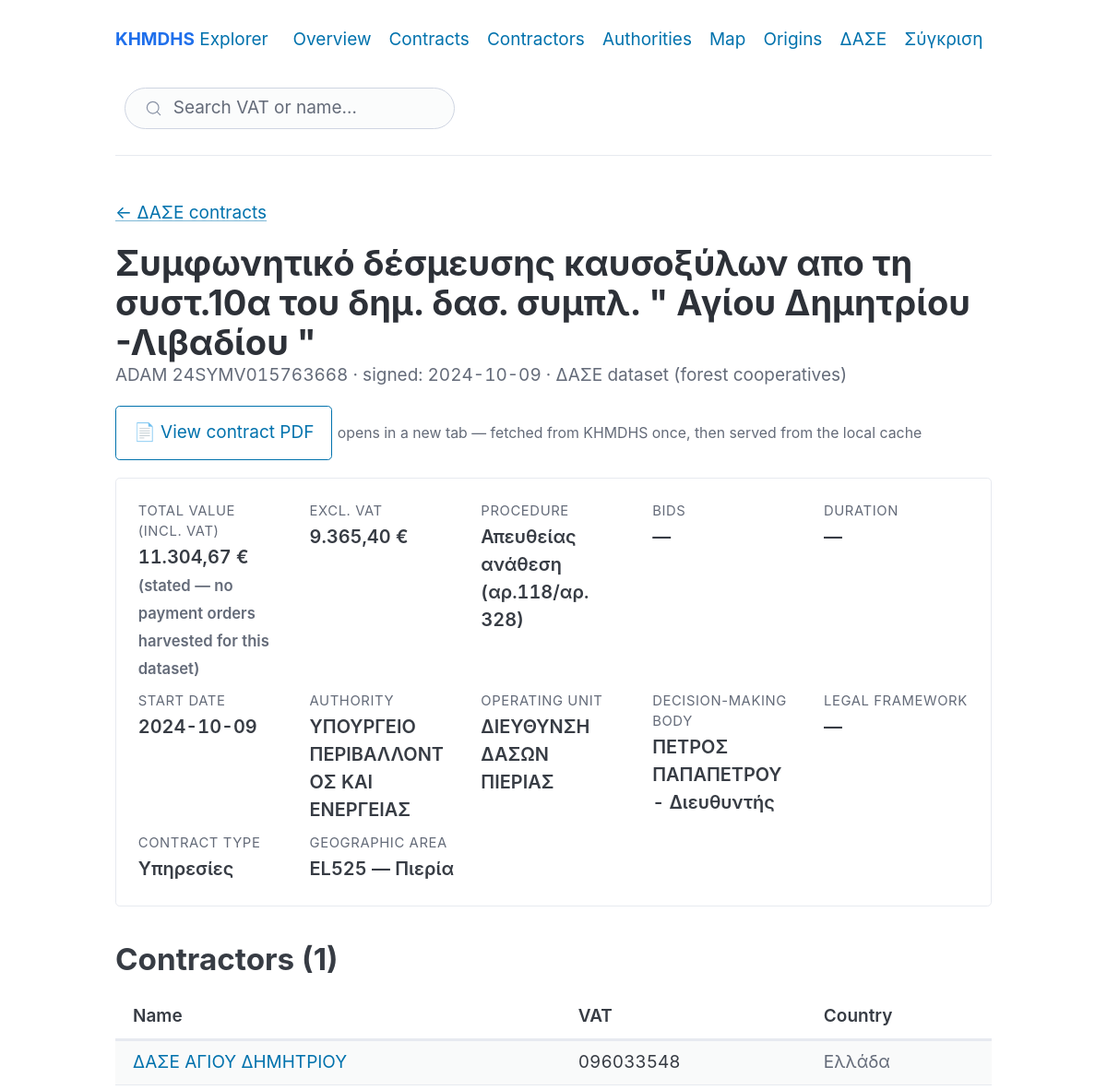
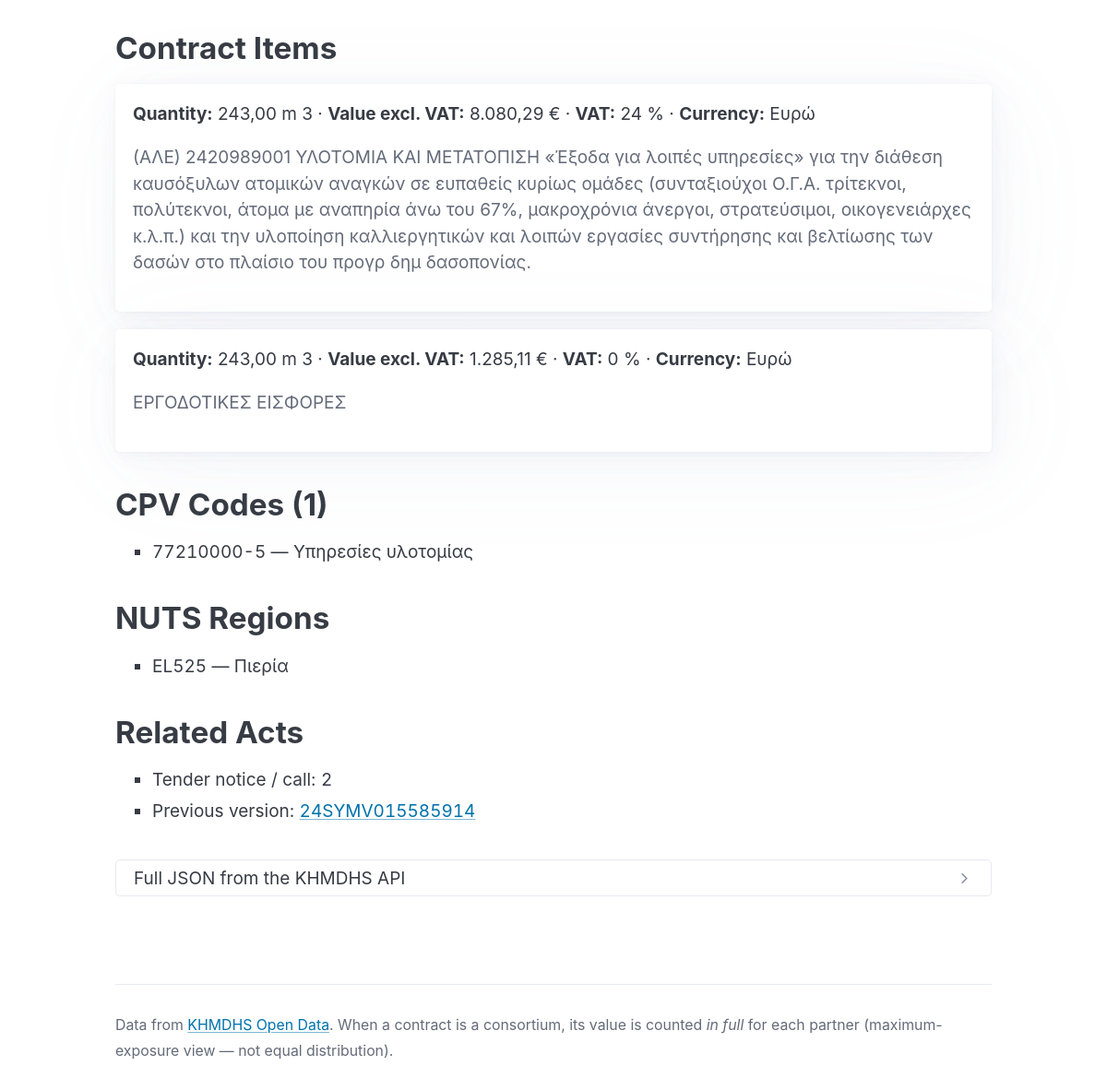
/dase/contract/24SYMV015763668, run on the app's committed database (2 pictures, top to bottom).
### tables this page shows
CREATE TABLE contracts (
    reference_number               TEXT PRIMARY KEY,
    title                          TEXT,
    contract_number                TEXT,
    contract_signed_date           TEXT,
    submission_date                TEXT,
    last_update_date               TEXT,
    start_date                     TEXT,
    end_date                       TEXT,
    no_end_date                    INTEGER,
    cancelled                      INTEGER,
    cancellation_date              TEXT,
    cancellation_reason            TEXT,
    organization_code              TEXT,
    organization_name              TEXT,
    organization_vat               TEXT,
    type_of_contracting_authority  TEXT,
    contracting_authority_activity TEXT,
    central_government_authority   TEXT,
    units_operator_code            TEXT,
    units_operator_name            TEXT,
    signer_code                    TEXT,
    signer_name                    TEXT,
    procedure_type_code            TEXT,
    procedure_type                 TEXT,
    award_procedure                TEXT,
    assign_criteria                TEXT,
    contract_type_code             TEXT,
    contract_type                  TEXT,
    legal_context                  TEXT,
    nuts_code                      TEXT,
    nuts_region_name               TEXT,
    nuts_city                      TEXT,
    nuts_postal_code               TEXT,
    nuts_country                   TEXT,
    total_cost_without_vat         REAL,
    total_cost_with_vat            REAL,
    contract_budget                REAL,
    bids_submitted                 INTEGER,
    max_bids_submitted             INTEGER,
    number_of_sections             INTEGER,
    contract_duration              INTEGER,
    contract_duration_unit         TEXT,
    public_funding_ref             TEXT,
    public_funding_ref_num         TEXT,
    public_funding_ref_ops         TEXT,
    cofund_program_ref             TEXT,
    espa_fund_program_ref          TEXT,
    notice_reference_number        TEXT,
    prev_reference_no              TEXT,
    next_reference_no              TEXT,
    raw_json                       TEXT,
    fetched_at                     TEXT NOT NULL
);

CREATE TABLE contractors (
    reference_number TEXT NOT NULL,
    seq              INTEGER NOT NULL,
    vat_number       TEXT,
    name             TEXT,
    country          TEXT,
    greek_vat        INTEGER,
    PRIMARY KEY (reference_number, seq),
    FOREIGN KEY (reference_number) REFERENCES contracts(reference_number) ON DELETE CASCADE
);

CREATE TABLE contract_objects (
    reference_number  TEXT NOT NULL,
    seq               INTEGER NOT NULL,
    quantity          REAL,
    unit_type         TEXT,
    cost_without_vat  REAL,
    vat_percent       TEXT,
    currency          TEXT,
    short_description TEXT,
    PRIMARY KEY (reference_number, seq),
    FOREIGN KEY (reference_number) REFERENCES contracts(reference_number) ON DELETE CASCADE
);

CREATE TABLE contract_cpvs (
    reference_number TEXT NOT NULL,
    seq              INTEGER NOT NULL,
    cpv_code         TEXT,
    cpv_description  TEXT,
    PRIMARY KEY (reference_number, seq),
    FOREIGN KEY (reference_number) REFERENCES contracts(reference_number) ON DELETE CASCADE
);

CREATE TABLE contract_nuts (
    reference_number TEXT NOT NULL,
    seq              INTEGER NOT NULL,
    nuts_code        TEXT,
    nuts_name        TEXT,
    PRIMARY KEY (reference_number, seq),
    FOREIGN KEY (reference_number) REFERENCES contracts(reference_number) ON DELETE CASCADE
);

### webui/app.py (the view)
    @app.route("/dase/contract/<adam>")
    def dase_contract_detail(adam: str):
        conn = _dase_conn()
        d = queries.contract_detail(conn, adam)
        if d is None:
            abort(404)
        return render_template("dase_contract.html", c=d)

### webui/filters.py (called while the page is built)
def gr_number(n: float | int | None, decimals: int = 2) -> str:
    if n is None or n == "":
        return ""
    try:
        s = f"{float(n):,.{decimals}f}"
    except (TypeError, ValueError):
        return str(n)
    return s.replace(",", "X").replace(".", ",").replace("X", ".")

def eur(n: float | int | None) -> str:
    if n is None or n == "":
        return ""
    return f"{gr_number(n)} €"

### webui/queries.py (called while the page is built)
def _has_scope_table(conn: sqlite3.Connection) -> bool:
    return conn.execute(
        "SELECT 1 FROM sqlite_master WHERE type='table' AND name='contract_scope'"
    ).fetchone() is not None

def _has_payments_table(conn: sqlite3.Connection) -> bool:
    return conn.execute(
        "SELECT 1 FROM sqlite_master WHERE type='table' AND name='contract_payments'"
    ).fetchone() is not None

def open_ro(db_path: Path) -> sqlite3.Connection:
    uri = f"file:{db_path.as_posix()}?mode=ro"
    conn = sqlite3.connect(uri, uri=True)
    conn.row_factory = sqlite3.Row
    return conn

### webui/templates/dase_contract.html (shortened to what this page needs)
{% extends "base.html" %}
{% block content %}
<p class="muted">
  <a href="{{ url_for('dase_contracts_list') }}">← ΔΑΣΕ contracts</a>
</p>
<hgroup>
  <h1>{{ c.title or c.reference_number }}</h1>
  <p class="muted tabular">ADAM {{ c.reference_number }} · signed: {{ c.contract_signed_date or '—' }}
    · ΔΑΣΕ dataset (forest cooperatives)</p>
</hgroup>
<p>
  <a role="button" href="{{ url_for('pdf_attachment', kind='contract', adam=c.reference_number) }}"
     target="_blank" rel="noopener" class="outline">📄 View contract PDF</a>
  <small class="muted">opens in a new tab — fetched from KHMDHS once, then served from the local cache</small>
</p>
<dl class="summary-card">
  <div>
    <dt>Total Value (incl. VAT)</dt>
    <dd>{{ c.total_cost_with_vat | eur }} <small class="muted">(stated — no payment orders harvested for this dataset)</small></dd>
  </div>
  <div>
    <dt>Excl. VAT</dt>
    <dd>{{ c.total_cost_without_vat | eur }}</dd>
  </div>
  <div>
    <dt>Procedure</dt>
    <dd>{{ c.procedure_type or '—' }}</dd>
  </div>
  <div>
    <dt>Bids</dt>
    <dd>
      {% if c.bids_submitted == 1 %}
        <span class="redflag redflag-amber">1 bid</span>
      {% else %}
        {{ c.bids_submitted or '—' }}
      {% endif %}
    </dd>
  </div>
  <div>
    <dt>Duration</dt>
    <dd>{% if c.contract_duration %}{{ c.contract_duration }} {{ c.contract_duration_unit or '' }}{% else %}—{% endif %}</dd>
  </div>
  <div>
    <dt>Start Date</dt>
    <dd>{{ c.start_date or '—' }}</dd>
  </div>
  <div>
    <dt>Authority</dt>
    <dd>{{ c.organization_name or '—' }}</dd>
  </div>
  <div>
    <dt>Operating Unit</dt>
    <dd>{{ c.units_operator_name or '—' }}</dd>
  </div>
  <div>
    <dt>Decision-Making Body</dt>
    <dd>{{ c.signer_name or '—' }}</dd>
  </div>
  <div>
    <dt>Legal Framework</dt>
    <dd>{{ c.legal_context or '—' }}</dd>
  </div>
  <div>
    <dt>Contract Type</dt>
    <dd>{{ c.contract_type or '—' }}</dd>
  </div>
  <div>
    <dt>Geographic Area</dt>
    <dd>{{ c.nuts_code or '' }} {% if c.nuts_region_name %}— {{ c.nuts_region_name }}{% endif %} {% if c.nuts_city %}· {{ c.nuts_city }}{% endif %} {% if c.nuts_postal_code %}({{ c.nuts_postal_code }}){% endif %}</dd>
  </div>
</dl>
<section class="section">
  <h2>Contractors ({{ c.contractors | length }})</h2>
  <table class="compact striped">
    <thead>
      <tr>
        <th>Name</th>
        <th>VAT</th>
        <th>Country</th>
      </tr>
    </thead>
    <tbody>
      {% for ct in c.contractors %}
      <tr>
        <td><a href="{{ url_for('dase_contractor_detail', vat=ct.vat_number) }}">{{ ct.name }}</a></td>
        <td class="tabular">{{ ct.vat_number }}</td>
        <td class="muted">{{ ct.country or '—' }}</td>
      </tr>
      {% endfor %}
    </tbody>
  </table>
</section>
{% if c.objects %}
<section class="section">
  <h2>Contract Items</h2>
  {% for o in c.objects %}
  <article>
    <p><strong>Quantity:</strong> {{ o.quantity | gr_number(2) }} {{ o.unit_type or '' }}
    · <strong>Value excl. VAT:</strong> {{ o.cost_without_vat | eur }}
    · <strong>VAT:</strong> {{ o.vat_percent or '—' }} %
    · <strong>Currency:</strong> {{ o.currency or 'EUR' }}</p>
    {% if o.short_description %}<p class="muted">{{ o.short_description }}</p>{% endif %}
  </article>
  {% endfor %}
</section>
{% endif %}
{% if c.cpvs %}
<section class="section">
  <h2>CPV Codes ({{ c.cpvs | length }})</h2>
  <ul>
    {% for cpv in c.cpvs %}
    <li><span class="tabular">{{ cpv.cpv_code }}</span> — {{ cpv.cpv_description or '' }}</li>
    {% endfor %}
  </ul>
</section>
{% endif %}
{% if c.nuts %}
<section class="section">
  <h2>NUTS Regions</h2>
  <ul>
    {% for n in c.nuts %}
    <li><span class="tabular">{{ n.nuts_code }}</span> — {{ n.nuts_name or '' }}</li>
    {% endfor %}
  </ul>
</section>
{% endif %}
{% if c.notice_reference_number or c.prev_reference_no or c.next_reference_no %}
<section class="section">
  <h2>Related Acts</h2>
  <ul>
    {% if c.notice_reference_number %}<li>Tender notice / call: <span class="tabular">{{ c.notice_reference_number }}</span></li>{% endif %}
    {% if c.prev_reference_no %}<li>Previous version: <a class="tabular" href="{{ url_for('dase_contract_detail', adam=c.prev_reference_no) }}">{{ c.prev_reference_no }}</a></li>{% endif %}
  </ul>
</section>
{% endif %}
<details class="raw">
  <summary>Full JSON from the KHMDHS API</summary>
</details>
{% endblock %}

### webui/static/style.css (style rules this page uses)
:root { --pico-font-family: -apple-system, BlinkMacSystemFont, "Segoe UI", Roboto, "Helvetica Neue", Arial, "Noto Sans", "Liberation Sans", sans-serif, "Apple Color Emoji", "Segoe UI Emoji"; --brand: #1f6feb; --brand-dim: #5a93ee; --redflag-red: #d04545; --redflag-amber: #c98724; --redflag-neutral: #6b7280; }
.section { margin-block: 2rem; }
.section > h2 { margin-bottom: 1rem; }
table.compact td, table.compact th { padding-block: 0.5rem; }
table a { text-decoration: none; }
.muted { color: var(--pico-muted-color); }
.tabular { font-variant-numeric: tabular-nums; }
.summary-card { display: grid; grid-template-columns: repeat(auto-fit, minmax(140px, 1fr)); gap: 0.5rem 1.5rem; padding: 1.25rem; background: var(--pico-card-background-color); border: 1px solid var(--pico-muted-border-color); border-radius: var(--pico-border-radius); margin-bottom: 1.5rem; }
.summary-card dt { font-size: 0.78rem; color: var(--pico-muted-color); text-transform: uppercase; letter-spacing: 0.04em; margin-bottom: 0.15rem; }
.summary-card dd { font-size: 1.05rem; font-weight: 600; margin: 0; font-variant-numeric: tabular-nums; }
.summary-card > :last-child { margin-bottom: 0; }
details.raw { margin-top: 1.5rem; border: 1px solid var(--pico-muted-border-color); border-radius: var(--pico-border-radius); padding: 0.5rem 1rem; }

### data on the page
contracts: title "Συμφωνητικό δέσμευσης καυσοξύλων απο τη συστ.10α του δημ. δασ. συμπλ. \" Αγίου Δημητρίου -Λιβαδίου \"", reference_number "24SYMV015763668", contract_signed_date "2024-10-09", total_cost_with_vat|eur "11.304,67 €", total_cost_without_vat|eur "9.365,40 €", procedure_type "Απευθείας ανάθεση (αρ.118/αρ. 328)", start_date "2024-10-09", organization_name "ΥΠΟΥΡΓΕΙΟ ΠΕΡΙΒΑΛΛΟΝΤΟΣ ΚΑΙ ΕΝΕΡΓΕΙΑΣ", units_operator_name "ΔΙΕΥΘΥΝΣΗ ΔΑΣΩΝ ΠΙΕΡΙΑΣ", signer_name "ΠΕΤΡΟΣ ΠΑΠΑΠΕΤΡΟΥ - Διευθυντής", contract_type "Υπηρεσίες", nuts_code "EL525", nuts_region_name "Πιερία", notice_reference_number "2", prev_reference_no "24SYMV015585914"
contractors: name "ΔΑΣΕ ΑΓΙΟΥ ΔΗΜΗΤΡΙΟΥ", vat_number "096033548", country "Ελλάδα"
contract_objects: quantity|gr_number "243,00", unit_type "m 3", cost_without_vat|eur "8.080,29 €", vat_percent "24", currency "Ευρώ", short_description "(ΑΛΕ) 2420989001 ΥΛΟΤΟΜΙΑ ΚΑΙ ΜΕΤΑΤΟΠΙΣΗ «Έξοδα για λοιπές υπηρεσίες» για την διάθεση καυσόξυλων ατομικών αναγκών σε ευπαθείς κυρίως ομάδες (συνταξιούχοι Ο.Γ.Α. τρίτεκνοι, πολύτεκνοι, άτομα με αναπηρία άνω του 67%, μακροχρόνια άνεργοι, στρατεύσιμοι, οικογενειάρχες κ.λ.π.) και την υλοποίηση καλλιεργητικών και λοιπών εργασίες συντήρησης και βελτίωσης των δασών στο πλαίσιο του προγρ δημ δασοπονίας."
contract_objects: quantity|gr_number "243,00", unit_type "m 3", cost_without_vat|eur "1.285,11 €", vat_percent "0", currency "Ευρώ", short_description "ΕΡΓΟΔΟΤΙΚΕΣ ΕΙΣΦΟΡΕΣ"
contract_cpvs: cpv_code "77210000-5", cpv_description "Υπηρεσίες υλοτομίας"
contract_nuts: nuts_code "EL525", nuts_name "Πιερία"

### other printed values
{{ c.bids_submitted or '—' }} "—"
{{ c.legal_context or '—' }} "—"
{{ c.contractors | length }} "1"
{{ c.cpvs | length }} "1"
